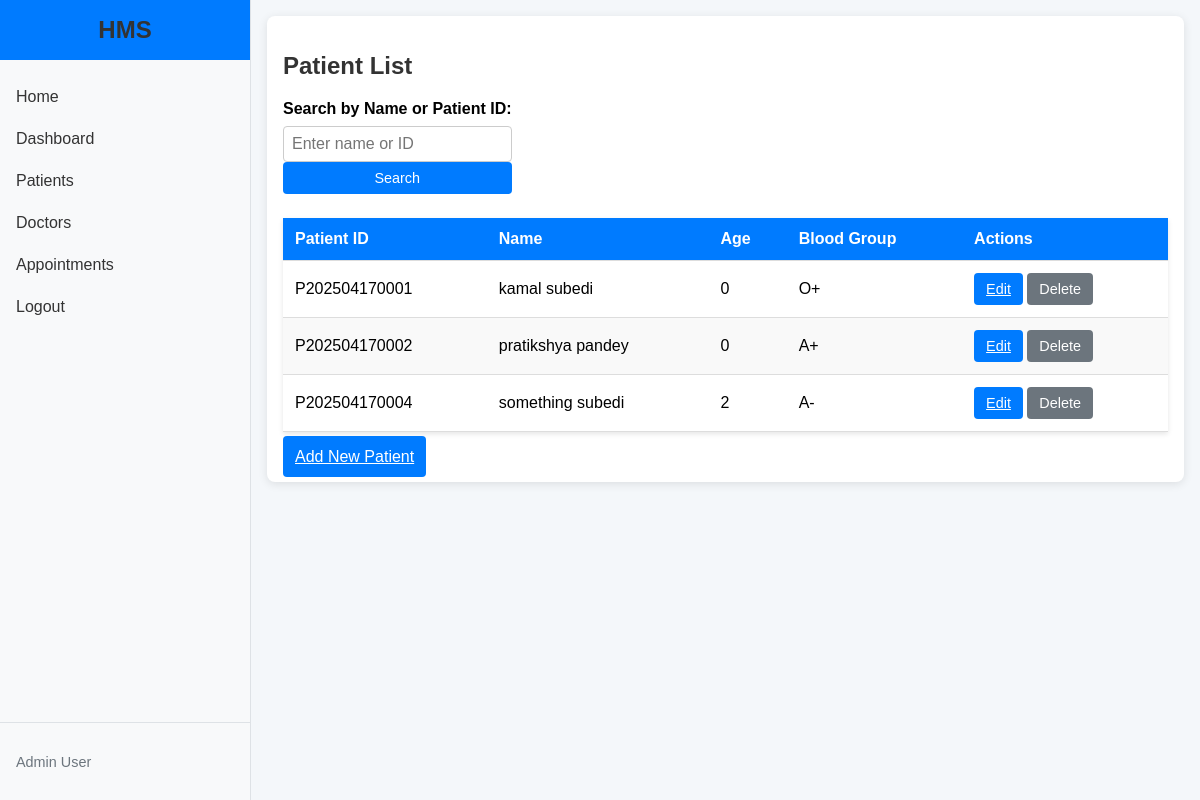
/patients/ (signed in), run on an earlier commit of the app's database.
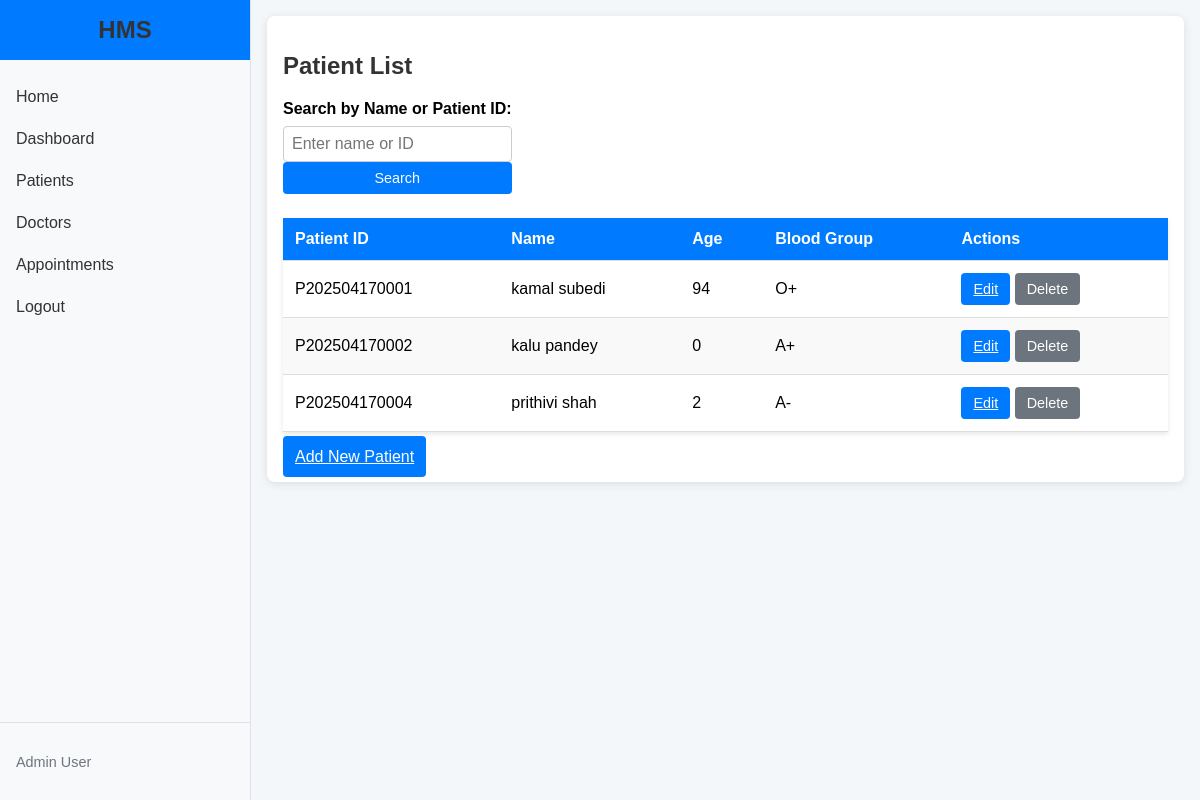
And on a later commit of the database.
### core/models.py (models this page shows, shortened)
class Patient(models.Model):
    patient_id = models.CharField(max_length=10, unique=True, editable=False)
    first_name = models.CharField(max_length=50)
    middle_name = models.CharField(max_length=50, blank=True)
    last_name = models.CharField(max_length=50)
    date_of_birth = models.DateField()
    GENDER_CHOICES = [
        ('M', 'Male'),
        ('F', 'Female'),
        ('O', 'Other'),
    ]
    gender = models.CharField(max_length=1, choices=GENDER_CHOICES)
    MARITAL_STATUS_CHOICES = [
        ('S', 'Single'),
        ('M', 'Married'),
        ('D', 'Divorced'),
        ('W', 'Widowed'),
        ('O', 'Other'),
    ]
    marital_status = models.CharField(max_length=1, choices=MARITAL_STATUS_CHOICES, blank=True)
    nationality = models.CharField(max_length=100, blank=True)
    primary_phone = models.CharField(max_length=15)
    secondary_phone = models.CharField(max_length=15, blank=True)
    email = models.EmailField(blank=True)
    address_street = models.CharField(max_length=200)
    address_city = models.CharField(max_length=100)
    address_state = models.CharField(max_length=100)
    address_postal = models.CharField(max_length=20)
    address_country = models.CharField(max_length=100)
    permanent_address_same = models.BooleanField(default=True)
    emergency_contact_name = models.CharField(max_length=100)
    RELATIONSHIP_CHOICES = [
        ('P', 'Parent'),
        ('S', 'Spouse'),
        ('B', 'Sibling'),
        ('F', 'Friend'),
        ('O', 'Other'),
    ]
    emergency_contact_relationship = models.CharField(max_length=1, choices=RELATIONSHIP_CHOICES)
    emergency_contact_phone = models.CharField(max_length=15)
    BLOOD_GROUP_CHOICES = [
        ('A+', 'A+'), ('A-', 'A-'),
        ('B+', 'B+'), ('B-', 'B-'),
        ('AB+', 'AB+'), ('AB-', 'AB-'),
        ('O+', 'O+'), ('O-', 'O-'),
        ('U', 'Unknown'),
    ]
    blood_group = models.CharField(max_length=3, choices=BLOOD_GROUP_CHOICES, default='U')
    allergies = models.TextField(blank=True, default='None')
    chronic_conditions = models.TextField(blank=True, default='None')
    current_medications = models.TextField(blank=True, default='None')
    insurance_provider = models.CharField(max_length=100, blank=True, default='Self-Pay')
    insurance_policy_number = models.CharField(max_length=50, blank=True)
    billing_address_same = models.BooleanField(default=True)
    consent_for_treatment = models.BooleanField(default=False)
    doctor = models.ForeignKey('Doctor', on_delete=models.SET_NULL, null=True, blank=True)
    @property
    def age(self):
        today = date.today()
        return today.year - self.date_of_birth.year - ((today.month, today.day) < (self.date_of_birth.month, self.date_of_birth.day))

### core/views.py (the view)
# urls.py: path('patients/', views.patient_list, name='patient_list'),
@login_required
def patient_list(request):
    query = request.GET.get('q')
    if query:
        patients = Patient.objects.filter(
            Q(first_name__icontains=query) |
            Q(last_name__icontains=query) |
            Q(patient_id__icontains=query)
        )
    else:
        patients = Patient.objects.all()
    return render(request, 'patient_list.html', {'patients': patients})

### templates/patient_list.html (shortened to what this page needs)
{% extends 'base.html' %}
{% load static %}
{% block content %}
    <div class="form-container">
        <h2>Patient List</h2>
        <form method="get" class="search-form">
            <div class="form-group">
                <label for="search_query">Search by Name or Patient ID:</label>
                <input type="text" name="q" id="search_query" value="{{ request.GET.q }}" placeholder="Enter name or ID">
                <button type="submit" class="btn btn-primary btn-small">Search</button>
            </div>
        </form>
        {% if patients %}
            <table class="patient-table">
                <thead>
                    <tr>
                        <th>Patient ID</th>
                        <th>Name</th>
                        <th>Age</th>
                        <th>Blood Group</th>
                        <th>Actions</th>
                    </tr>
                </thead>
                <tbody>
                    {% for patient in patients %}
                        <tr>
                            <td>{{ patient.patient_id }}</td>
                            <td>{{ patient.first_name }} {{ patient.last_name }}</td>
                            <td>{{ patient.age }}</td>
                            <td>{{ patient.blood_group }}</td>
                            <td>
                                <a href="{% url 'edit_patient' patient.id %}" class="btn btn-primary btn-small">Edit</a>
                                <form method="post" action="{% url 'delete_patient' patient.id %}" style="display:inline;">
                                    <button type="submit" class="btn btn-secondary btn-small" onclick="return confirm('Are you sure you want to delete {{ patient.first_name }} {{ patient.last_name }}?')">Delete</button>
                                </form>
                            </td>
                        </tr>
                    {% endfor %}
                </tbody>
            </table>
        {% else %}
            <p>No patients found.</p>
        {% endif %}
        <a href="{% url 'add_patient' %}" class="btn btn-primary">Add New Patient</a>
    </div>
{% endblock %}

What changed in the data, as far as the page shows it:
changed Patient "kamal": age "0" → "94"
changed Patient "pandey": first_name "pratikshya" → "kalu"
changed Patient: first_name "something" → "prithivi"; last_name "subedi" → "shah"
